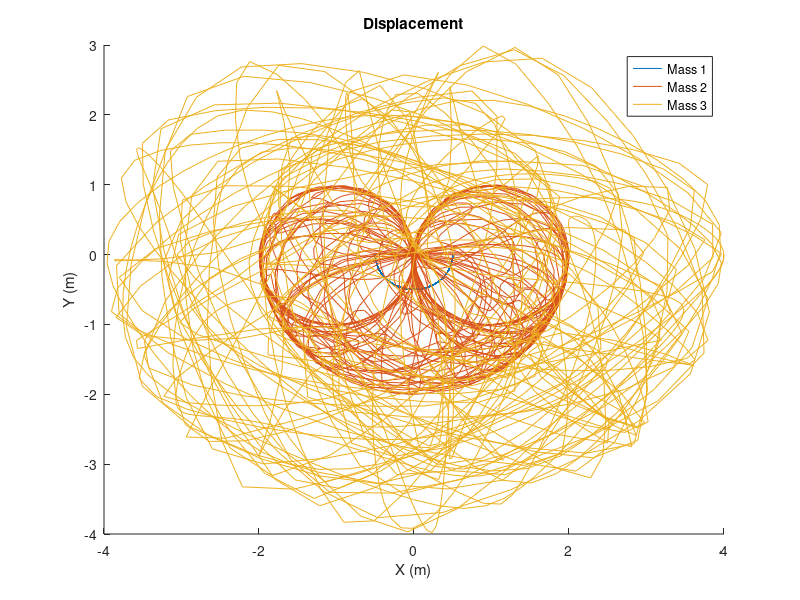
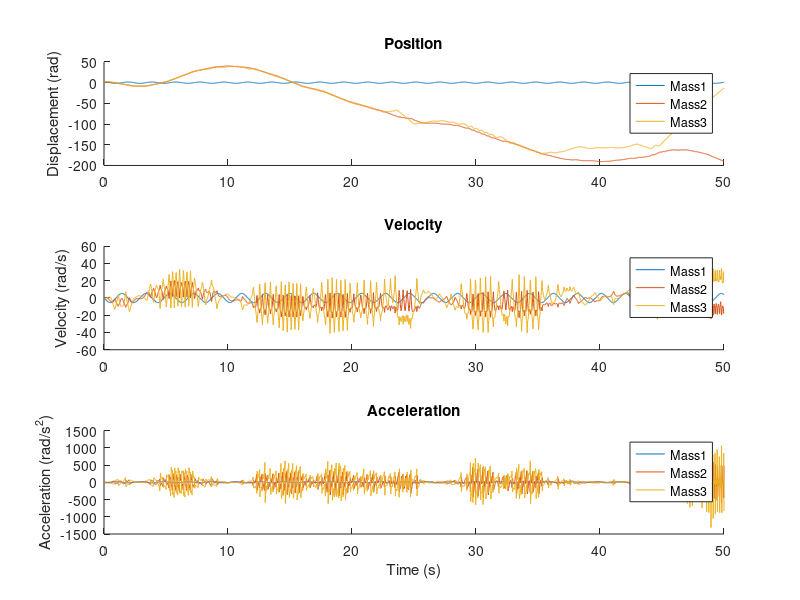
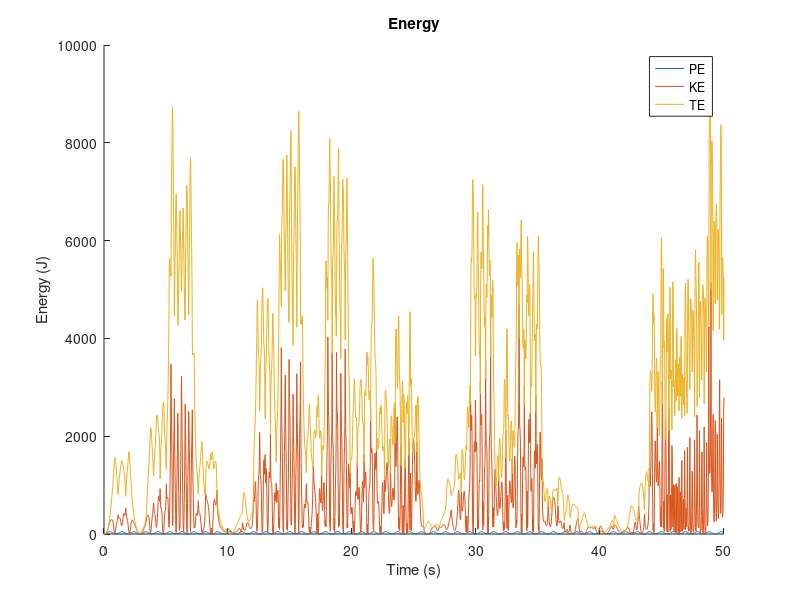

The MATLAB source for these figures, in order:
%%PSET5 Q1: Sophie Li
%This function calculates the state equations for a double compound
%pendulum. It also took about 20 hours to debug.

%Should look like this: https://www.youtube.com/watch?v=_o_ap98sTwg
function base_doublepen
close all

L1 = 1;
L2 = 2;
L3 = 2;
M1 = 10;
M2 = 10;
M3 = 10;
g = 9.81;

theta1_0 = pi/2;
theta1v_0 = 0;
theta2_0 = pi/2;
theta2v_0 = 0;
theta3_0 = pi/2;
theta3v_0 = 0;

t_interval = 0:.025: 50;
initial_vals = [theta1_0; theta1v_0; theta2_0; theta2v_0; theta3_0; theta3v_0];

options = odeset('RelTol', 1e-7);
[T_out, Z_out] = ode45(@motion, t_interval, initial_vals, options);

t1_o = Z_out(:,1);
t1d_o = Z_out(:,2);
t2_o = Z_out(:,3);
t2d_o = Z_out(:,4);
t3_o = Z_out(:,5);
t3d_o = Z_out(:,6);

LHS = zeros(length(T_out), 9);
for i = 1:length(T_out)
    LHS(i, :) = calc_LHS(Z_out(i, :));
end

t1dd_o = LHS(:, 1);
t2dd_o = LHS(:, 2);
t3dd_o = LHS(:, 3);

x1 = L1/2.*sin(t1_o);
y1 = -L1/2.*cos(t1_o);
x2 = L1.*sin(t1_o) + L2/2.*sin(t2_o);
y2 = -L1.*cos(t1_o) - L2/2.*cos(t2_o);
x3 = L1.*sin(t1_o) + L2.*sin(t2_o) + L3/2.*sin(t3_o);
y3 = -L1.*cos(t1_o) - L2.*cos(t2_o) - L3/2.*cos(t3_o);

xv1 = L1/2.*cos(t1_o).*t1d_o;
yv1 = L1/2.*sin(t1_o).*t1d_o;
xv2 = xv1*2 + L2/2.*cos(t2_o).*t2d_o;
yv2 = yv1*2 + L2/2.*sin(t2_o).*t2d_o;
xv3 = xv1*2 + L2.*cos(t2_o).*t2d_o + L3/2.*cos(t3_o).*t3d_o;
yv3 = yv1*2 + L2.*sin(t2_o).*t2d_o + L3/2.*sin(t3_o).*t3d_o;

xa1 = L1/2.*cos(t1_o).*t1dd_o - L1/2.*sin(t1_o).*t1d_o.^2;
ya1 = L1/2.*sin(t1_o).*t1dd_o + L1/2.*cos(t1_o).*t1d_o.^2;
xa2 = L1.*cos(t1_o).*t1dd_o - L1.*sin(t1_o).*t1d_o.^2 + L2/2.*cos(t2_o).*t2dd_o - L2/2.*sin(t2_o).*t2d_o.^2;
ya2 = L1.*sin(t1_o).*t1dd_o + L1.*cos(t1_o).*t1d_o.^2 + L2/2.*sin(t2_o).*t2dd_o + L2/2.*cos(t2_o).*t2d_o.^2;
xa3 = L1.*cos(t1_o).*t1dd_o - L1.*sin(t1_o).*t1d_o.^2 + L2.*cos(t2_o).*t2dd_o - L2.*sin(t2_o).*t2d_o.^2 ...
      + L3/2.*cos(t3_o).*t3dd_o - L3/2.*sin(t3_o).*t3d_o.^2;
ya3 = L1.*sin(t1_o).*t1dd_o + L1.*cos(t1_o).*t1d_o.^2 + L2.*sin(t2_o).*t2dd_o + L2.*cos(t2_o).*t2d_o.^2 ...
      + L3/2.*sin(t3_o).*t3dd_o + L3/2.*cos(t3_o).*t3d_o.^2;

%Cartesian Displacement
figure
hold all
plot(x1, y1)
plot(x2, y2)
plot(x3, y3)
legend('Mass 1', 'Mass 2', 'Mass 3')
title('Displacement')
xlabel('X (m)')
ylabel('Y (m)')

%Tangential Position/Velocity/Acceleration
figure
%Position
subplot(3,1,1)
hold all
plot(T_out, t1_o)
plot(T_out, t2_o)
plot(T_out, t3_o)
title('Position')
ylabel('Displacement (rad)')
legend('Mass1', 'Mass2', 'Mass3')
%Velocity
subplot(3,1,2)
hold all
plot(T_out, t1d_o)
plot(T_out, t2d_o)
plot(T_out, t3d_o)
title('Velocity')
ylabel('Velocity (rad/s)')
legend('Mass1', 'Mass2', 'Mass3')
%Acceleration
subplot(3,1,3)
hold all
plot(T_out, t1dd_o)
plot(T_out, t2dd_o)
plot(T_out, t3dd_o)
title('Acceleration')
xlabel('Time (s)')
ylabel('Acceleration (rad/s^2)')
legend('Mass1', 'Mass2', 'Mass3')

%Energy
PE1 = M1*g.*y1;
%KE1 = M1*L1^2*t1d_o.^2/6;
PE2 = M2*g.*y2;
%KE2 = (M2/2)*(L1^2*t1d_o.^2 + (L2^2/3)*t2d_o.^2 + L1*L2*t1d_o.*t2d_o.*cos(t2_o-t1_o));
PE3 = M3*g.*y3;
%KE3 = (M3/2)*(L1^2*t1d_o.^2 + 2*L1*L2.*t1d_o.*t2d_o.*cos(t2_o - t1_o) + 2*L1*L3.*t1d_o.*t3d_o.*cos(t3_o - t1_o) ...
%        + 2*L2*L3.*t2d_o.*t3d_o.*cos(t3_o - t2_o) + L2^2.*t2_o.^2 + (L3^3/4).*t3d_o.^2 + (L3^2/6)*t3d_o.^2);

KE1 = (M1/2)*((xv1.^2 + yv1.^2) + t1d_o.^2*((L1^2)/12));
KE2 = (M2/2)*((xv2.^2 + yv2.^2) + t2d_o.^2*((L2^2)/12));
KE3 = (M3/2)*((xv3.^2 + yv3.^2) + t3d_o.^2*((L3^2)/12));

PE = PE1 + PE2 + PE3;
KE = KE1 + KE2 + KE3;
TE = PE + KE;

figure
hold all
plot(T_out, KE1)
plot(T_out, KE2)
plot(T_out, KE3)
legend('PE', 'KE', 'TE')
title('Energy')
xlabel('Time (s)')
ylabel('Energy (J)')

%% Pendulum length calcs
% x1 = L1.*sin(t1_o);
% y1 = -L1.*cos(t1_o);
% x2 = L1.*sin(t1_o) + L2.*sin(t2_o);
% y2 = -L1.*cos(t1_o) - L2.*cos(t2_o);
% x3 = L1.*sin(t1_o) + L2.*sin(t2_o) + L3.*sin(t3_o);
% y3 = -L1.*cos(t1_o) - L2.*cos(t2_o) - L3.*cos(t3_o);
% len2 = sqrt((x2 - x1).^2 + (y2 - y1).^2);
% len3 = sqrt((x3 - x2).^2 + (y3 - y2).^2);
% figure
% hold all
% plot(T_out, len2)
% plot(T_out, len3)
% legend('l2', 'l3')

% %%ANIMATION   
% 
%     for i = 1:length(T_out)
%         clf; % clear the old figure
%         axis([-3 3 -3 3]);
%         hold all
%         PX = [0; x1(i)];
%         PY = [0; y1(i)];
%         PX2 = [x1(i); x2(i)];
%         PY2 = [y1(i); y2(i)];
%         PX3 = [x2(i); x3(i)];
%         PY3 = [y2(i); y3(i)];
%     %    quiver(position_x1(i), position_y1(i), velocity_x1(i)/5, velocity_y1(i)/5, 'g');
%      %   quiver(position_x1(i), position_y1(i), acceleration_x1(i)/10, acceleration_y1(i)/10, 'r');
% %         quiver(position_x2(i), position_y2(i), velocity_x2(i)/5, velocity_y2(i)/5, 'g');
% %         quiver(position_x2(i), position_y2(i), acceleration_x2(i)/20, acceleration_y2(i)/20, 'r');
%         plot(PX, PY, 'k');
%         plot(PX2, PY2, 'k');
%         plot(PX3, PY3, 'k');
% 
% %         plot(position_x1(i), position_y1(i), 'm.', 'linewidth', 10, 'markersize', 20);
% %         plot(position_x2(i), position_y2(i), 'm.', 'linewidth', 10, 'markersize', 20);
%         drawnow; % DO NOT FORGET THIS
%         pause(0.0005);
%     end
    
    function vals = calc_LHS(Z)
        t1 = Z(1);
        t1d = Z(2);
        t2 = Z(3);
        t2d = Z(4);
        t3 = Z(5);
        t3d = Z(6);
        
        t2a = t2 - t1;
        t3a = t3 - t2;
        t3b = t3 - t1;
       
        A = [0, 0, 0, 1, 0, cos(t2a), -sin(t2a), 0, 0;
            -M1*(L1/2), 0, 0, 0, 1, sin(t2a), cos(t2a), 0, 0;
            -M2*L1*sin(t2a), 0, 0, 0, 0, -1, 0, cos(t3a), -sin(t3a);
            M2*L1*cos(t2a), M2*(L2/2), 0, 0, 0, 0, 1, -sin(t3a), -cos(t3a);
            M3*L1*sin(t3b), M3*L2*sin(t3a), 0, 0, 0, 0, 0, 1, 0;
            M3*L1*cos(t3b), M3*L2*cos(t3a), M3*(L3/2), 0, 0, 0, 0, 0, 1;
            (M1*L1^2)/12, 0, 0, 0, L1/2, (L1/2)*sin(t2a), (L1/2)*cos(t2a), 0, 0;
            0, (M2*L2^2)/12, 0, 0, 0, 0, -L2/2, (-L2/2)*sin(t3a), (-L2/2)*cos(t3a);
            0, 0, (M3*L3^2)/12, 0, 0, 0, 0, 0, -L3/2];
          
       r = [-M1*t1d^2*(L1/2) - M1*g*cos(t1);
           M1*g*sin(t1);
           -M2*t1d^2*L1*cos(t2a) - M2*t2d^2*(L2/2) - M2*g*cos(t2);
           -M2*t1d^2*L1*sin(t2a) - M2*g*sin(t2);
           M3*t1d^2*L1*cos(t3b) + M3*t2d^2*L2*cos(t3a)+ M3*g*cos(t3) + M3*t3d^2*(L3/2);
           -M3*t1d^2*L1*sin(t3b) - M3*t2d^2*L2*sin(t3a) - M3*g*sin(t3);
           0;
           0;
           0];
           
        
        vals = A\r; 
    end

    function vals = motion(T, Z)
        t1d = Z(2);
        t2d = Z(4);
        t3d = Z(6);
        
        res = calc_LHS(Z);
        
        t1dd = res(1);
        t2dd = res(2);
        t3dd = res(3);

        vals = [t1d; t1dd; t2d; t2dd; t3d; t3dd];
        
    end

end
        